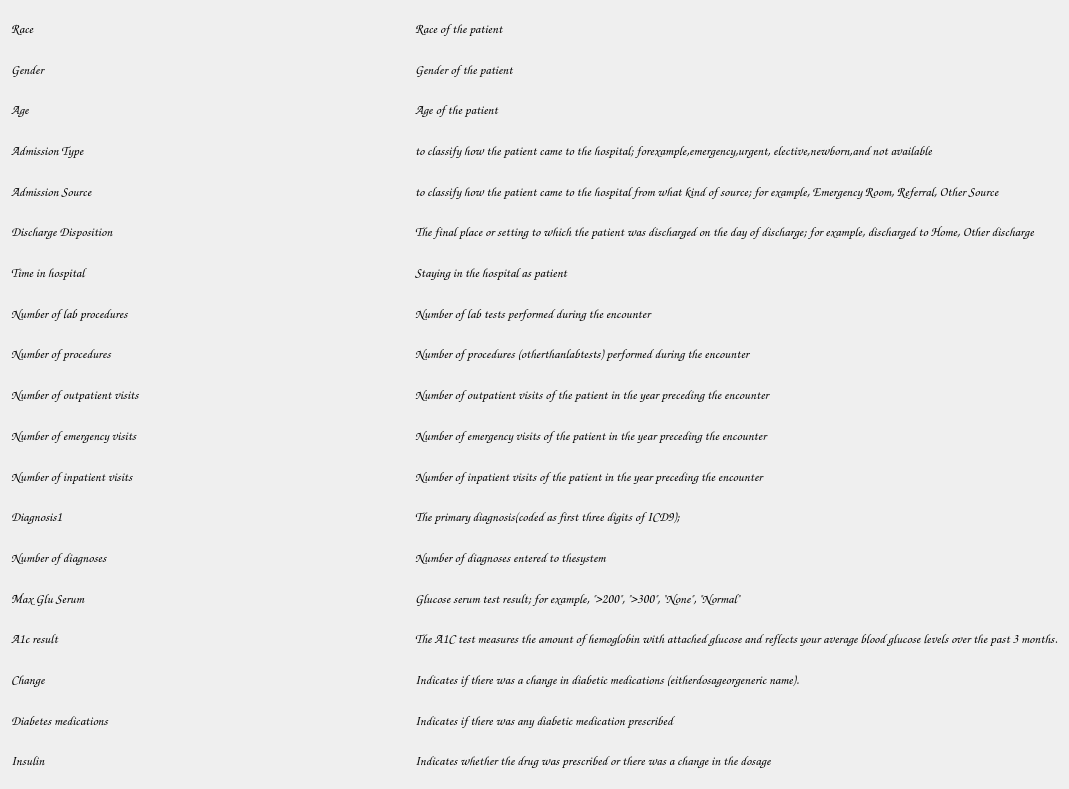
      <widget class="QWidget" name="scrollAreaWidgetContents">
       <property name="geometry">
        <rect>
         <x>0</x>
         <y>0</y>
         <width>1069</width>
         <height>789</height>
        </rect>
       </property>
       <layout class="QGridLayout" name="gridLayout_2">
        <item row="0" column="0">
         <widget class="QLabel" name="label_info_race">
          <property name="font">
           <font>
            <family>Comic Sans MS</family>
            <pointsize>10</pointsize>
           </font>
          </property>
          <property name="text">
           <string>Race</string>
          </property>
         </widget>
        </item>
        <item row="0" column="1">
         <widget class="QLabel" name="label_info_race2">
          <property name="font">
           <font>
            <family>Comic Sans MS</family>
            <pointsize>10</pointsize>
           </font>
          </property>
          <property name="text">
           <string>Race of the patient</string>
          </property>
         </widget>
        </item>
        <item row="1" column="0">
         <widget class="QLabel" name="label_info_gender">
          <property name="font">
           <font>
            <family>Comic Sans MS</family>
            <pointsize>10</pointsize>
           </font>
          </property>
          <property name="text">
           <string>Gender</string>
          </property>
         </widget>
        </item>
        <item row="1" column="1">
         <widget class="QLabel" name="label_info_gender2">
          <property name="font">
           <font>
            <family>Comic Sans MS</family>
            <pointsize>10</pointsize>
           </font>
          </property>
          <property name="text">
           <string>Gender of the patient</string>
          </property>
         </widget>
        </item>
        <item row="2" column="0">
         <widget class="QLabel" name="label_info_age">
          <property name="font">
           <font>
            <family>Comic Sans MS</family>
            <pointsize>10</pointsize>
           </font>
          </property>
          <property name="text">
           <string>Age</string>
          </property>
         </widget>
        </item>
        <item row="2" column="1">
         <widget class="QLabel" name="label_info_age2">
          <property name="font">
           <font>
            <family>Comic Sans MS</family>
            <pointsize>10</pointsize>
           </font>
          </property>
          <property name="text">
           <string>Age of the patient</string>
          </property>
         </widget>
        </item>
        <item row="3" column="0">
         <widget class="QLabel" name="label_info_admissiontype">
          <property name="font">
           <font>
            <family>Comic Sans MS</family>
            <pointsize>10</pointsize>
           </font>
          </property>
          <property name="text">
           <string>Admission Type</string>
          </property>
         </widget>
        </item>
        <item row="3" column="1">
         <widget class="QLabel" name="label_info_admissiontype2">
          <property name="font">
           <font>
            <family>Comic Sans MS</family>
            <pointsize>10</pointsize>
           </font>
          </property>
          <property name="text">
           <string>to classify how the patient came to the hospital; forexample,emergency,urgent, elective,newborn,and not available</string>
          </property>
         </widget>
        </item>
        <item row="4" column="0">
         <widget class="QLabel" name="label_info_admissionsource">
          <property name="font">
           <font>
            <family>Comic Sans MS</family>
            <pointsize>10</pointsize>
           </font>
          </property>
          <property name="text">
           <string>Admission Source</string>
          </property>
         </widget>
        </item>
        <item row="4" column="1">
         <widget class="QLabel" name="label_info_admissionsource2">
          <property name="font">
           <font>
            <family>Comic Sans MS</family>
            <pointsize>10</pointsize>
           </font>
          </property>
          <property name="text">
           <string>to classify how the patient came to the hospital from what kind of source; for example, Emergency Room, Referral, Other Source</string>
          </property>
         </widget>
        </item>
        <item row="5" column="0">
         <widget class="QLabel" name="label_info_discharge">
          <property name="font">
           <font>
            <family>Comic Sans MS</family>
            <pointsize>10</pointsize>
           </font>
          </property>
          <property name="text">
           <string>Discharge Disposition</string>
          </property>
         </widget>
        </item>
        <item row="5" column="1">
         <widget class="QLabel" name="label_info_discharge2">
          <property name="font">
           <font>
            <family>Comic Sans MS</family>
            <pointsize>10</pointsize>
           </font>
          </property>
          <property name="text">
           <string>The final place or setting to which the patient was discharged on the day of discharge; for example, discharged to Home, Other discharge</string>
          </property>
         </widget>
        </item>
        <item row="6" column="0">
         <widget class="QLabel" name="label_info_timeinhospital">
          <property name="font">
           <font>
            <family>Comic Sans MS</family>
            <pointsize>10</pointsize>
           </font>
          </property>
          <property name="text">
           <string>Time in hospital</string>
          </property>
         </widget>
        </item>
        <item row="6" column="1">
         <widget class="QLabel" name="label_info_timeinhospital2">
          <property name="font">
           <font>
            <family>Comic Sans MS</family>
            <pointsize>10</pointsize>
           </font>
          </property>
          <property name="text">
           <string>Staying in the hospital as patient</string>
          </property>
         </widget>
        </item>
        <item row="7" column="0">
         <widget class="QLabel" name="label_info_numoflab">
          <property name="font">
           <font>
            <family>Comic Sans MS</family>
            <pointsize>10</pointsize>
           </font>
          </property>
          <property name="text">
           <string>Number of lab procedures </string>
          </property>
         </widget>
        </item>
        <item row="7" column="1">
         <widget class="QLabel" name="label_info_numoflab2">
          <property name="font">
           <font>
            <family>Comic Sans MS</family>
            <pointsize>10</pointsize>
           </font>
          </property>
          <property name="text">
           <string>Number of lab tests performed during the encounter</string>
          </property>
         </widget>
        </item>
        <item row="8" column="0">
         <widget class="QLabel" name="label_info_numofpro">
          <property name="font">
           <font>
            <family>Comic Sans MS</family>
            <pointsize>10</pointsize>
           </font>
          </property>
          <property name="text">
           <string>Number of procedures </string>
          </property>
         </widget>
        </item>
        <item row="8" column="1">
         <widget class="QLabel" name="label_info_numofpro2">
          <property name="font">
           <font>
            <family>Comic Sans MS</family>
            <pointsize>10</pointsize>
           </font>
          </property>
          <property name="text">
           <string>Number of procedures (otherthanlabtests) performed during the encounter</string>
          </property>
         </widget>
        </item>
        <item row="9" column="0">
         <widget class="QLabel" name="label_info_outpatient">
          <property name="font">
           <font>
            <family>Comic Sans MS</family>
            <pointsize>10</pointsize>
           </font>
          </property>
          <property name="text">
           <string>Number of outpatient visits </string>
          </property>
         </widget>
        </item>
        <item row="9" column="1">
         <widget class="QLabel" name="label_info_outpatient2">
          <property name="font">
           <font>
            <family>Comic Sans MS</family>
            <pointsize>10</pointsize>
           </font>
          </property>
          <property name="text">
           <string>Number of outpatient visits of the patient in the year preceding the encounter</string>
          </property>
         </widget>
        </item>
        <item row="10" column="0">
         <widget class="QLabel" name="label_info_emergency">
          <property name="font">
           <font>
            <family>Comic Sans MS</family>
            <pointsize>10</pointsize>
           </font>
          </property>
          <property name="text">
           <string>Number of emergency visits </string>
          </property>
         </widget>
        </item>
        <item row="10" column="1">
         <widget class="QLabel" name="label_info_emergency2">
          <property name="font">
           <font>
            <family>Comic Sans MS</family>
            <pointsize>10</pointsize>
           </font>
          </property>
          <property name="text">
           <string>Number of emergency visits of the patient in the year preceding the encounter </string>
          </property>
         </widget>
        </item>
        <item row="11" column="0">
         <widget class="QLabel" name="label_info_inpatient">
          <property name="font">
           <font>
            <family>Comic Sans MS</family>
            <pointsize>10</pointsize>
           </font>
          </property>
          <property name="text">
           <string>Number of inpatient visits</string>
          </property>
         </widget>
        </item>
        <item row="11" column="1">
         <widget class="QLabel" name="label_info_inpatient2">
          <property name="font">
           <font>
            <family>Comic Sans MS</family>
            <pointsize>10</pointsize>
           </font>
          </property>
          <property name="text">
           <string>Number of inpatient visits of the patient in the year preceding the encounter </string>
          </property>
         </widget>
        </item>
        <item row="12" column="0">
         <widget class="QLabel" name="label_info_diag1">
          <property name="font">
           <font>
            <family>Comic Sans MS</family>
            <pointsize>10</pointsize>
           </font>
          </property>
          <property name="text">
           <string>Diagnosis1 </string>
          </property>
         </widget>
        </item>
        <item row="12" column="1">
         <widget class="QLabel" name="label_info_diag1_2">
          <property name="font">
           <font>
            <family>Comic Sans MS</family>
            <pointsize>10</pointsize>
           </font>
          </property>
          <property name="text">
           <string>The primary diagnosis(coded as first three digits of ICD9);</string>
          </property>
         </widget>
        </item>
        <item row="13" column="0">
         <widget class="QLabel" name="label_info_numdiag">
          <property name="font">
           <font>
            <family>Comic Sans MS</family>
            <pointsize>10</pointsize>
           </font>
          </property>
          <property name="text">
           <string>Number of diagnoses</string>
          </property>
         </widget>
        </item>
        <item row="13" column="1">
         <widget class="QLabel" name="label_info_numdiag2">
          <property name="font">
           <font>
            <family>Comic Sans MS</family>
            <pointsize>10</pointsize>
           </font>
          </property>
          <property name="text">
           <string>Number of diagnoses entered to thesystem </string>
          </property>
         </widget>
        </item>
        <item row="14" column="0">
         <widget class="QLabel" name="label_info_maxglu">
          <property name="font">
           <font>
            <family>Comic Sans MS</family>
            <pointsize>10</pointsize>
           </font>
          </property>
          <property name="text">
           <string>Max Glu Serum</string>
          </property>
         </widget>
        </item>
        <item row="14" column="1">
         <widget class="QLabel" name="label_info_maxglu2">
          <property name="font">
           <font>
            <family>Comic Sans MS</family>
            <pointsize>10</pointsize>
           </font>
          </property>
          <property name="text">
           <string>Glucose serum test result; for example, &quot;&gt;200&quot;, &quot;&gt;300&quot;, &quot;None&quot;, &quot;Normal&quot;</string>
          </property>
         </widget>
        </item>
        <item row="15" column="0">
         <widget class="QLabel" name="label_info_a1c">
          <property name="font">
           <font>
            <family>Comic Sans MS</family>
            <pointsize>10</pointsize>
           </font>
          </property>
          <property name="text">
           <string>A1c result</string>
          </property>
         </widget>
        </item>
        <item row="15" column="1">
         <widget class="QLabel" name="label_info_a1c2">
          <property name="font">
           <font>
            <family>Comic Sans MS</family>
            <pointsize>10</pointsize>
           </font>
          </property>
          <property name="text">
           <string>The A1C test measures the amount of hemoglobin with attached glucose and reflects your average blood glucose levels over the past 3 months.</string>
          </property>
         </widget>
        </item>
        <item row="16" column="0">
         <widget class="QLabel" name="label_info_change">
          <property name="font">
           <font>
            <family>Comic Sans MS</family>
            <pointsize>10</pointsize>
           </font>
          </property>
          <property name="text">
           <string>Change</string>
          </property>
         </widget>
        </item>
        <item row="16" column="1">
         <widget class="QLabel" name="label_info_change2">
          <property name="font">
           <font>
            <family>Comic Sans MS</family>
            <pointsize>10</pointsize>
           </font>
          </property>
          <property name="text">
           <string>Indicates if there was a change in diabetic medications (eitherdosageorgeneric name).</string>
          </property>
         </widget>
        </item>
        <item row="17" column="0">
         <widget class="QLabel" name="label_info_diabetesMed">
          <property name="font">
           <font>
            <family>Comic Sans MS</family>
            <pointsize>10</pointsize>
           </font>
          </property>
          <property name="text">
           <string>Diabetes medications</string>
          </property>
         </widget>
        </item>
        <item row="17" column="1">
         <widget class="QLabel" name="label_info_diabetesMed2">
          <property name="font">
           <font>
            <family>Comic Sans MS</family>
            <pointsize>10</pointsize>
           </font>
          </property>
          <property name="text">
           <string>Indicates if there was any diabetic medication prescribed</string>
          </property>
         </widget>
        </item>
        <item row="18" column="0">
         <widget class="QLabel" name="label_info_insulin">
          <property name="font">
           <font>
            <family>Comic Sans MS</family>
            <pointsize>10</pointsize>
           </font>
          </property>
          <property name="text">
           <string>Insulin</string>
          </property>
         </widget>
        </item>
        <item row="18" column="1">
         <widget class="QLabel" name="label_info_insulin2">
          <property name="font">
           <font>
            <family>Comic Sans MS</family>
            <pointsize>10</pointsize>
           </font>
          </property>
          <property name="text">
           <string>Indicates whether the drug was prescribed or there was a change in the dosage</string>
          </property>
         </widget>
        </item>
       </layout>
      </widget>
